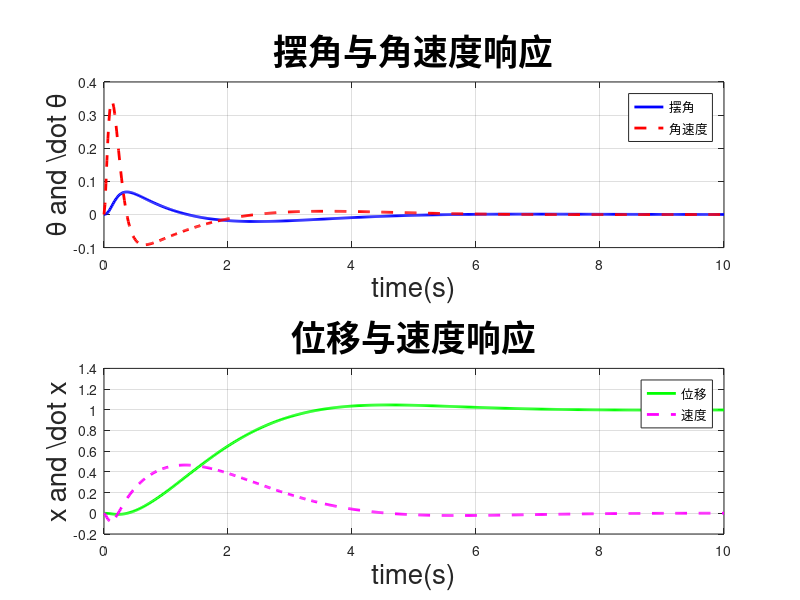

Recreate this plot in MATLAB.
%%% author:Mworks-同源软控%%%
% https://zhuanlan.zhihu.com/p/565861449
% 倒立摆系统参数
M = 1.42;     % 小车质量
m = 0.12;     % 摆球质量
l = 0.188;    % 摆杆长度
I = 0.0014;     % 摆球转动惯量
g = 9.8;      % 重力加速度9.8m/s^2
q = (M+m)*(I+m*l^2)-(m*l)^2;
p = I*(M+m)+(M*m*l^2);
% 倒立摆系统状态空间矩阵定义
A = [0               1 0 0
    (M+m)*m*g*l/(I*(M+m)+(M*m*l^2))    0 0 0
    0                0 0 1
    -m^2*g*l^2 /(I*(M+m)+(M*m*l^2))          0 0 0];
B = [0 -m*l/(I*(M+m)+(M*m*l^2)) 0 (I+m*l^2)/(I*(M+m)+(M*m*l^2))]';
C = [0 0 1 0];
% C = [1 0 0 0
%     0 0 1 0];
D = 0;
% 倒立摆系统状态空间模型
G = ss(A, B, C, D)
% 计算理想主导极点位置并分配系统所有极点位置
Ahat = [A ,zeros(size(A,1),1);-C,0];
Bhat = [B;0];
r=rank([Ahat,Bhat]);
idealPoles = roots([1, 2 * 0.7 * 1, 1]);
AllPoles = [idealPoles(1), idealPoles(2), -10, -15, -20];
% AllPoles = [idealPoles(1), idealPoles(2), -10, -15];
% 极点配置，计算状态增益K
Khat = place(Ahat, Bhat, AllPoles);
% 状态增益值分解
K = real(Khat(1:4))
kl = -real(Khat(end))
% 闭环系统状态方程
AA = [A - B*K, B*kl; -C, 0];
BB = [0; 0; 0; 0; 1];
CC = [C, 0];
DD = 0;
Gclose = ss(AA, BB, CC, DD);
% 计算并绘制阶跃响应
[y, t, x] = step(Gclose, 10);
% 绘制阶跃响应图
% 摆角与角速度响应
subplot(2, 1, 1);
plot(t, x(:, 1), 'b-', 'LineWidth', 2);
hold on;
plot(t, x(:, 2), 'r--', 'LineWidth', 2);
grid on;
xlabel('time(s)', 'FontSize', 20);
ylabel('{\theta and \dot \theta}', 'FontSize', 20);
title('摆角与角速度响应', 'FontSize', 25);
legend('摆角', '角速度', 'Location', 'best');

% 位移与速度响应
subplot(2, 1, 2);
plot(t, x(:, 3), 'g-', 'LineWidth', 2);
hold on;
plot(t, x(:, 4), 'm--', 'LineWidth', 2);
grid on;
xlabel('time(s)', 'FontSize', 20);
ylabel('{x and \dot x}', 'FontSize', 20);
title('位移与速度响应', 'FontSize', 25);
legend('位移', '速度', 'Location', 'best');

% 调整图形整体布局
set(gcf, 'Position', [100, 100, 800, 600]);